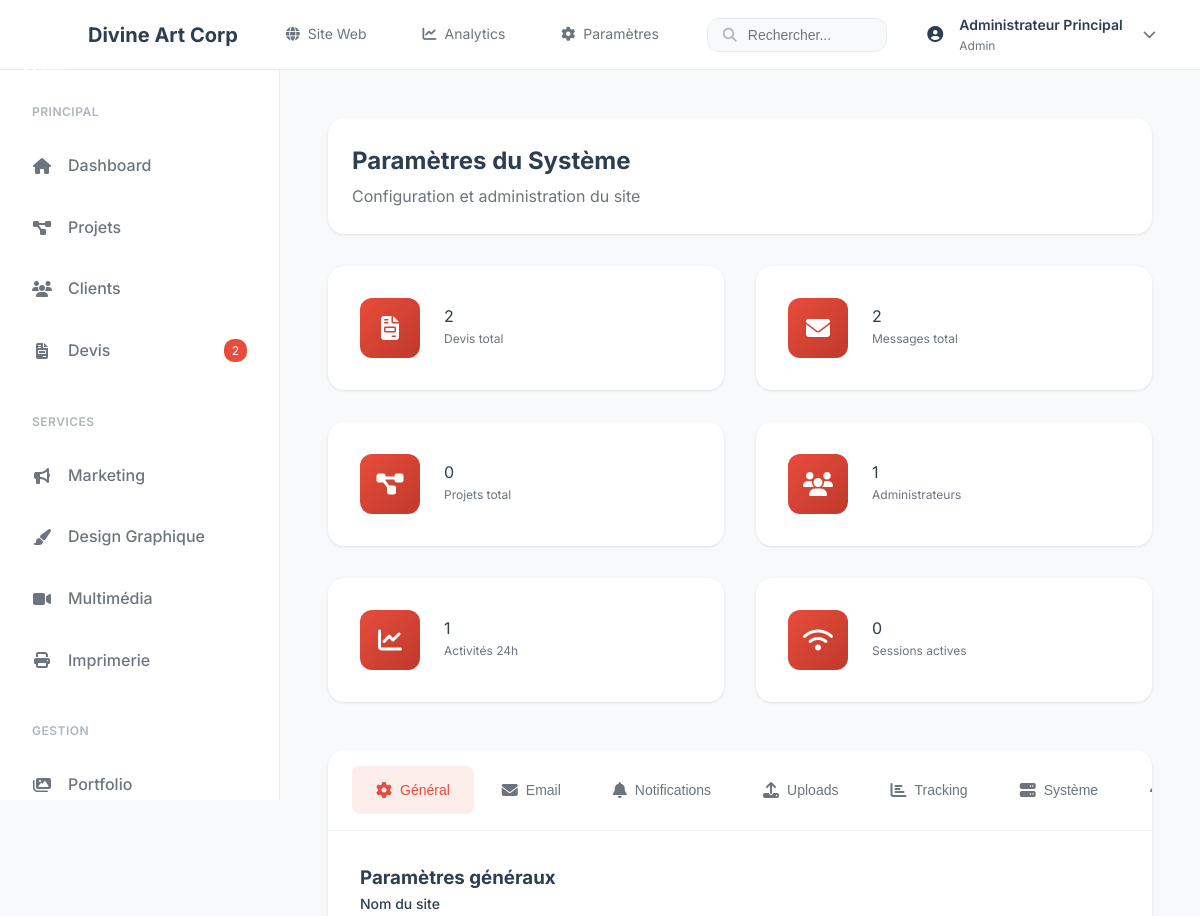
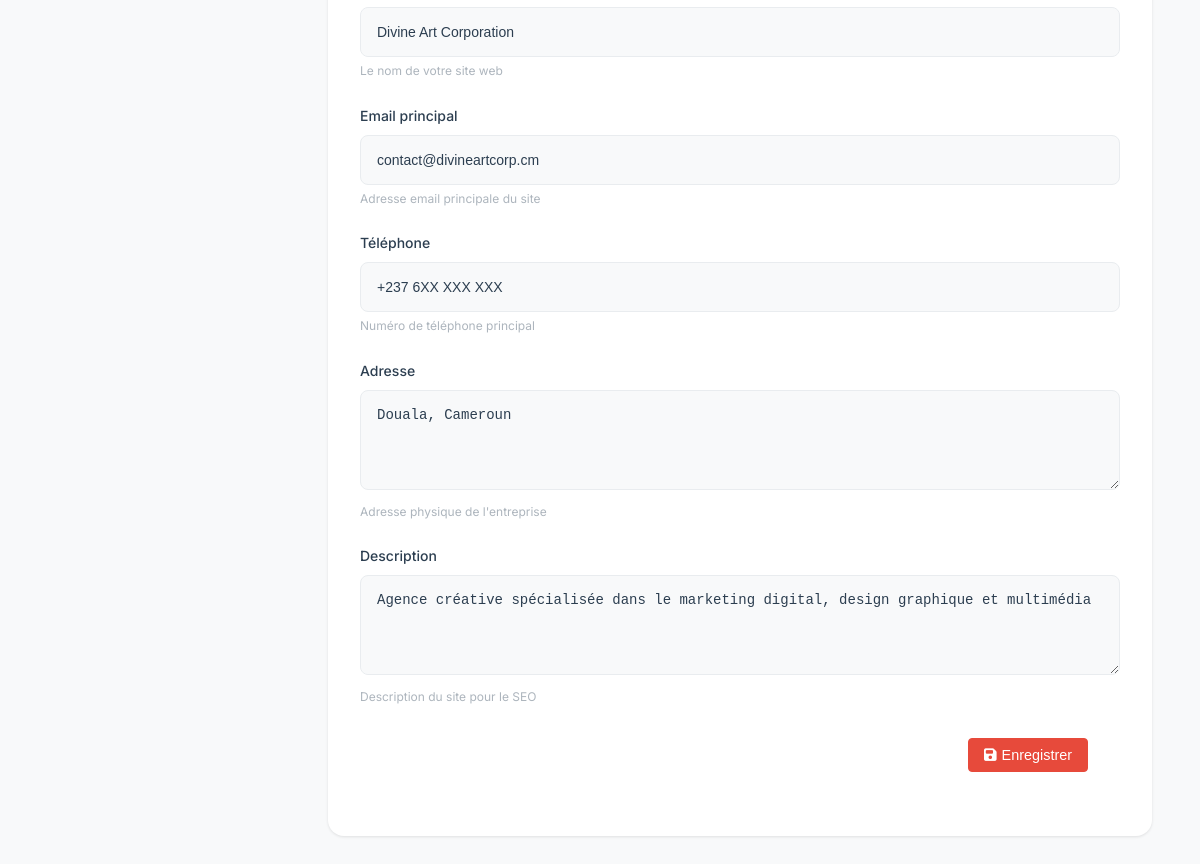
Page /admin/settings.php (signed in) on the committed database (2 pictures, top to bottom).
### tables this page shows
CREATE TABLE `configurations` (
  `id` int NOT NULL,
  `cle` varchar(100) NOT NULL,
  `valeur` text,
  `description` varchar(255) DEFAULT NULL,
  `type` enum('string','integer','boolean','json','text') NOT NULL DEFAULT 'string',
  `categorie` varchar(50) DEFAULT 'general',
  `date_creation` datetime NOT NULL DEFAULT CURRENT_TIMESTAMP,
  `date_modification` datetime DEFAULT NULL ON UPDATE CURRENT_TIMESTAMP
);

### config/database.php (called while the page is built, shortened)
<?php
class Database {
    private $host = 'localhost';
    private $db_name = 'divine_art_corp';
    private $username = 'root';
    private $password = '';
    public function getConnection() {
        $this->conn = null;
        try {
            $this->conn = new mysqli($this->host, $this->username, $this->password, $this->db_name);
            $this->conn->set_charset("utf8mb4");
        } catch(Exception $exception) {
            error_log("Erreur de connexion: " . $exception->getMessage());
            throw new Exception("Erreur de connexion à la base de données");
        }
        return $this->conn;
    }
}
class DatabaseHelper {
    private $conn;
    public function __construct() {
        $this->db = new Database();
        $this->conn = $this->db->getConnection();
    }
    public function selectOne($query, $params = []) {
        try {
            $stmt = $this->conn->prepare($query);
            if (!empty($params)) {
                $types = $this->getParamTypes($params);
                $stmt->bind_param($types, ...$params);
            }
            $stmt->execute();
            $result = $stmt->get_result();
            $data = $result->fetch_assoc();
            return $data ?: false;
        } catch(Exception $e) {
            error_log("Erreur SELECT ONE: " . $e->getMessage());
            return false;
        }
    }
    private function getParamTypes($params) {
        $types = '';
        foreach ($params as $param) {
            if (is_int($param)) {
                $types .= 'i';
            } elseif (is_float($param)) {
                $types .= 'd';
            } else {
                $types .= 's';
            }
        }
        return $types;
    }
}
?>

### includes/auth.php (called while the page is built, shortened)
<?php
require_once __DIR__ . '/../config/database.php';
class Auth {
    private $db;
    public function __construct() {
        $this->db = new DatabaseHelper();
    }
    public function isLoggedIn() {
        $session = $_SESSION['admin'];
        return true;
    }
    public function getCurrentUser() {
        return $this->db->selectOne(
            "SELECT id, nom, email, role, telephone, statut, derniere_connexion, date_creation
             FROM admins
             WHERE id = ?",
            [$_SESSION['admin']['id']]
        );
    }
}

### admin/settings.php (the view, shortened to what this page needs)
<?php
require_once '../config/database.php';
require_once '../includes/auth.php';
require_once 'header.php';
require_once 'sidebar.php';
$db = Database::getInstance();
$conn = $db->getConnection();
$configurations = [];
$config_query = "SELECT cle, valeur, description, type, categorie FROM configurations ORDER BY categorie, cle";
$config_result = $conn->query($config_query);
while ($row = $config_result->fetch_assoc()) {
    $configurations[$row['categorie']][$row['cle']] = $row;
}
$stats_query = "
    SELECT
        (SELECT COUNT(*) FROM devis) as total_devis,
        (SELECT COUNT(*) FROM contacts) as total_contacts,
        (SELECT COUNT(*) FROM projets) as total_projets,
        (SELECT COUNT(*) FROM admins WHERE statut = 'actif') as total_admins,
        (SELECT COUNT(*) FROM logs_activite WHERE date_creation >= DATE_SUB(NOW(), INTERVAL 24 HOUR)) as logs_24h,
        (SELECT COUNT(*) FROM sessions_admin WHERE derniere_activite >= DATE_SUB(NOW(), INTERVAL 1 HOUR)) as sessions_actives
";
$stats_result = $conn->query($stats_query);
$system_stats = $stats_result->fetch_assoc();
?>
<main class="admin-main">
    <div class="section-header">
        <div class="section-title">
            <h2>Paramètres du Système</h2>
            <p>Configuration et administration du site</p>
        </div>
    </div>
    <div class="stats-grid">
        <div class="stat-card">
            <div class="stat-icon">
                <i class="fas fa-file-invoice"></i>
            </div>
            <div class="stat-content">
                <div class="stat-number"><?php echo $system_stats['total_devis']; ?></div>
                <div class="stat-label">Devis total</div>
            </div>
        </div>
        <div class="stat-card">
            <div class="stat-icon">
                <i class="fas fa-envelope"></i>
            </div>
            <div class="stat-content">
                <div class="stat-number"><?php echo $system_stats['total_contacts']; ?></div>
                <div class="stat-label">Messages total</div>
            </div>
        </div>
        <div class="stat-card">
            <div class="stat-icon">
                <i class="fas fa-project-diagram"></i>
            </div>
            <div class="stat-content">
                <div class="stat-number"><?php echo $system_stats['total_projets']; ?></div>
                <div class="stat-label">Projets total</div>
            </div>
        </div>
        <div class="stat-card">
            <div class="stat-icon">
                <i class="fas fa-users"></i>
            </div>
            <div class="stat-content">
                <div class="stat-number"><?php echo $system_stats['total_admins']; ?></div>
                <div class="stat-label">Administrateurs</div>
            </div>
        </div>
        <div class="stat-card">
            <div class="stat-icon">
                <i class="fas fa-chart-line"></i>
            </div>
            <div class="stat-content">
                <div class="stat-number"><?php echo $system_stats['logs_24h']; ?></div>
                <div class="stat-label">Activités 24h</div>
            </div>
        </div>
        <div class="stat-card">
            <div class="stat-icon">
                <i class="fas fa-wifi"></i>
            </div>
            <div class="stat-content">
                <div class="stat-number"><?php echo $system_stats['sessions_actives']; ?></div>
                <div class="stat-label">Sessions actives</div>
            </div>
        </div>
    </div>
    <div class="settings-tabs">
        <div class="tab-nav">
            <button class="tab-button active" data-tab="general">
                <i class="fas fa-cog"></i>
                Général
            </button>
            <button class="tab-button" data-tab="email">
                <i class="fas fa-envelope"></i>
                Email
            </button>
            <button class="tab-button" data-tab="notifications">
                <i class="fas fa-bell"></i>
                Notifications
            </button>
            <button class="tab-button" data-tab="uploads">
                <i class="fas fa-upload"></i>
                Uploads
            </button>
            <button class="tab-button" data-tab="tracking">
                <i class="fas fa-chart-bar"></i>
                Tracking
            </button>
            <button class="tab-button" data-tab="system">
                <i class="fas fa-server"></i>
                Système
            </button>
            <button class="tab-button" data-tab="admins">
            </button>
        </div>
        <div class="tab-content active" id="general">
            <div class="settings-section" >
                <h3>Paramètres généraux</h3>
                <form method="POST" class="settings-form">
                    <div class="form-group">
                        <label for="site_name">Nom du site</label>
                        <input type="text" name="site_name" id="site_name" class="form-control"
                               value="<?php echo htmlspecialchars($configurations['general']['site_name']['valeur'] ?? ''); ?>" required>
                        <small class="form-help">Le nom de votre site web</small>
                    </div>
                    <div class="form-group">
                        <label for="site_email">Email principal</label>
                        <input type="email" name="site_email" id="site_email" class="form-control"
                               value="<?php echo htmlspecialchars($configurations['general']['site_email']['valeur'] ?? ''); ?>" required>
                        <small class="form-help">Adresse email principale du site</small>
                    </div>
                    <div class="form-group">
                        <label for="site_phone">Téléphone</label>
                        <input type="text" name="site_phone" id="site_phone" class="form-control"
                               value="<?php echo htmlspecialchars($configurations['general']['site_phone']['valeur'] ?? ''); ?>">
                        <small class="form-help">Numéro de téléphone principal</small>
                    </div>
                    <div class="form-group">
                        <label for="site_address">Adresse</label>
                        <textarea name="site_address" id="site_address" class="form-control" rows="3"><?php echo htmlspecialchars($configurations['general']['site_address']['valeur'] ?? ''); ?></textarea>
                        <small class="form-help">Adresse physique de l'entreprise</small>
                    </div>
                    <div class="form-group">
                        <label for="site_description">Description</label>
                        <textarea name="site_description" id="site_description" class="form-control" rows="3"><?php echo htmlspecialchars($configurations['seo']['site_description']['valeur'] ?? ''); ?></textarea>
                        <small class="form-help">Description du site pour le SEO</small>
                    </div>
                    <div class="form-actions">
                        <button type="submit" class="btn btn-primary">
                            <i class="fas fa-save"></i>
                            Enregistrer
                        </button>
                    </div>
                </form>
            </div>
        </div>
    </div>
</main>

### admin/header.php (shortened to what this page needs)
<?php
require_once '../config/database.php';
require_once '../includes/auth.php';
$current_page = basename($_SERVER['PHP_SELF']);
$auth = new Auth();
$current_user = $auth->getCurrentUser();
$user_name = $current_user ? $current_user['nom'] : 'Admin';
?>
<!DOCTYPE html>
<html lang="fr">
<head>
    <link href="https://cdnjs.cloudflare.com/ajax/libs/font-awesome/6.4.0/css/all.min.css" rel="stylesheet">
    <link rel="stylesheet" href="../assets/css/admin.css">
</head>
<body class="admin-body">
<?php if ($current_page !== 'login.php'): ?>
    <header class="admin-header">
        <div class="admin-header-content">
            <div class="admin-brand">
                <div class="admin-logo">
                    <img src="../assets/images/Logo.svg" alt="Divine Art Corp">
                </div>
                <span class="admin-brand-text">Divine Art Corp</span>
            </div>
            <nav class="admin-header-nav ">
                <a href="../index.php" class="nav-link" target="_blank">
                    <i class="fas fa-globe"></i>
                    <span>Site Web</span>
                </a>
                <a href="#" class="nav-link">
                    <i class="fas fa-chart-line"></i>
                    <span>Analytics</span>
                </a>
                <a href="settings.php" class="nav-link">
                    <i class="fas fa-cog"></i>
                    <span>Paramètres</span>
                </a>
            </nav>
            <div class="admin-search hidden-mobile">
                <div class="search-container">
                    <i class="fas fa-search search-icon"></i>
                    <input type="text" placeholder="Rechercher..." class="search-input" id="globalSearch">
                </div>
            </div>
            <div class="admin-user-actions">
                <div class="user-menu" id="userMenu">
                    <div class="user-avatar" id="">
                        <i class="fas fa-user-circle"></i>
                    </div>
                    <div class="user-info " id="">
                        <span class="user-name"><?php echo htmlspecialchars($user_name); ?></span>
                        <span class="user-role"><?php echo ucfirst($current_user['role'] ?? 'Administrateur'); ?></span>
                    </div>
                    <button class="user-dropdown-btn" id="userDropdownBtn" aria-label="User menu">
                        <i class="fas fa-chevron-down"></i>
                    </button>
                </div>
            </div>
        </div>
    </header>
    <div class="admin-layout">
<?php endif; ?>

### rows in the picture
configurations: site_name "Divine Art Corporation"
configurations: site_email "contact@divineartcorp.cm"
configurations: site_phone "+237 6XX XXX XXX"
configurations: site_address "Douala, Cameroun"
configurations: site_description "Agence créative spécialisée dans le marketing digital, design graphique et multimédia"

### other values in the picture
$user_name "Administrateur Principal"
$current_user['role'] "Admin"
$section['title'] "PRINCIPAL"
$item['text'] "Dashboard"
$item['text'] "Projets"
$item['text'] "Clients"
$item['text'] "Devis"
$item['badge'] "2"
$section['title'] "SERVICES"
$item['text'] "Marketing"
$item['text'] "Design Graphique"
$item['text'] "Multimédia"
$item['text'] "Imprimerie"
$section['title'] "GESTION"
$item['text'] "Portfolio"
